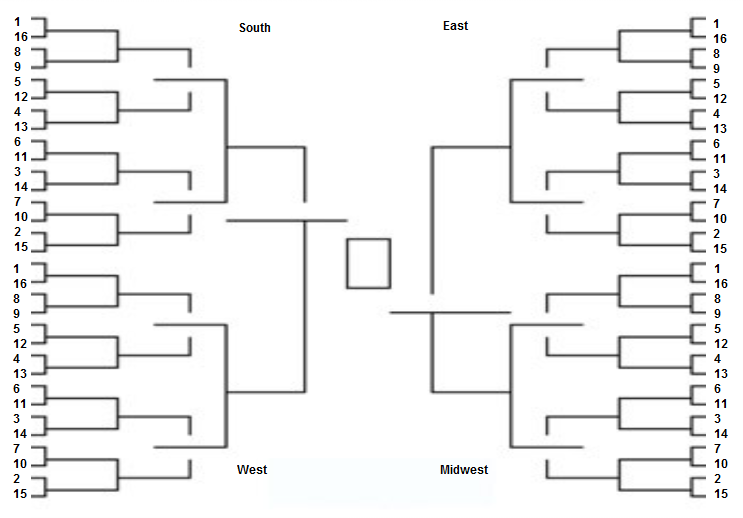
#> input picture samples/BracketMaker_Example/b41b41d87bd3836b664bf3fd405272e8.png, 743 x 518 px, given in place of the camera
$ python ir_vision.py
#> lines starting #> are read from the running program, lines starting #| are printed output that depends on the picture; after the words box and inside, x2 and y2 are one past the last pixel; in counts of white or black regions, pixels touching at a corner belong together
import cv2
import numpy as np

cap = cv2.VideoCapture(1)

while True:
    _, frame = cap.read()
#> frame is the input picture: shape (518, 743, 3); mean B, G, R 242.6, 242.6, 242.5
    hsv = cv2.cvtColor(frame, cv2.COLOR_BGR2HSV)
#> hsv: shape (518, 743, 3); mean H, S, V 3.6, 1.9, 243.2

    lower_white = np.array([0,0,250])
    upper_white = np.array([0,0,255])

    mask = cv2.inRange(hsv, lower_white, upper_white)
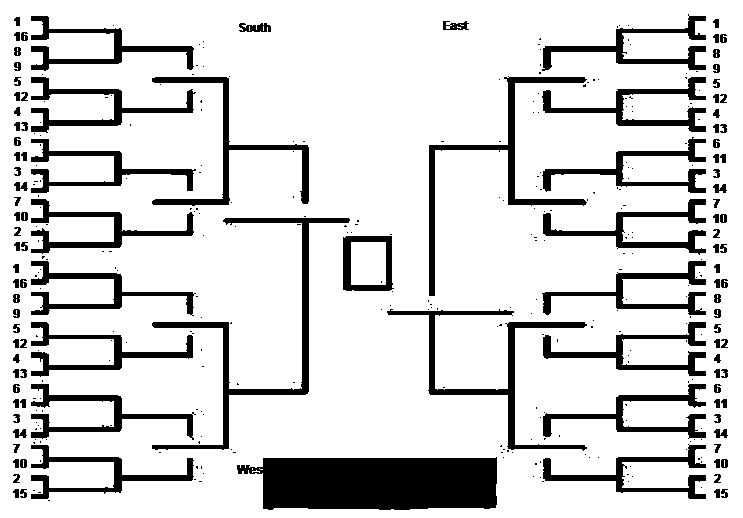
#> mask: shape (518, 743); 84% white; 356 black regions (244 under 20 px), largest, box (x1, y1, x2, y2) and area: (237, 457, 497, 510) 12019, (152, 218, 350, 450) 3751, (387, 309, 587, 451) 3038
    res = cv2.bitwise_and(frame, frame, mask = mask)

    kernel = np.ones((5,5), np.uint8)
    erosion = cv2.erode(mask, kernel, iterations = 1)
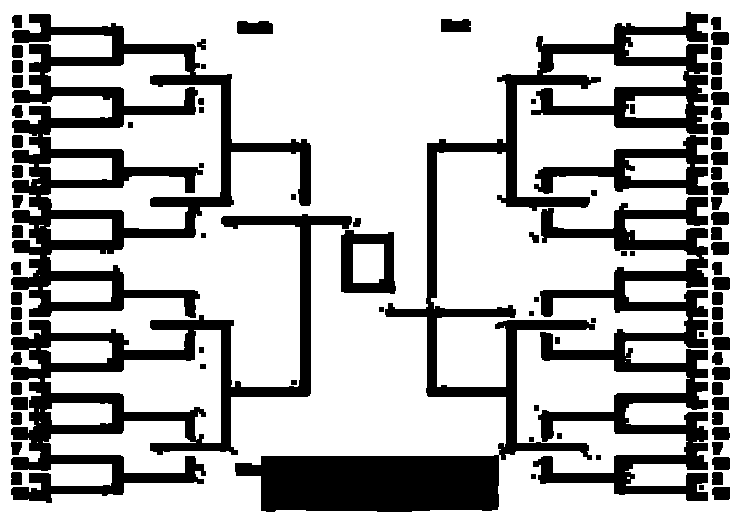
#> erosion: shape (518, 743); 72% white; 89 black regions, largest, box (x1, y1, x2, y2) and area: (235, 12, 708, 512) 31947, (11, 14, 311, 318) 23679, (11, 214, 352, 503) 18708
    dilation = cv2.dilate(mask, kernel, iterations = 1)
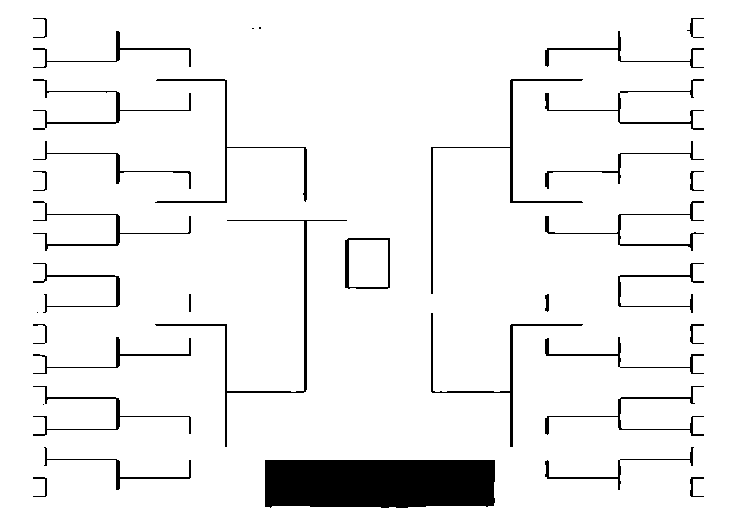
#> dilation: shape (518, 743); 94% white; 36 black regions (4 under 20 px), largest, box (x1, y1, x2, y2) and area: (265, 460, 495, 508) 10707, (155, 220, 347, 447) 1165, (431, 79, 583, 294) 1020

    cv2.imshow('frame', frame)
    #cv2.imshow('mask', mask)
    #cv2.imshow('erosion', erosion)
    #cv2.imshow('dilation', dilation)


    if cv2.waitKey(1) & 0xFF == ord('q'):
#> (key q is pressed here)
        break


    kernel = np.ones((30,60), np.float32)/1800
    smoothed = cv2.filter2D(res, -1, kernel)
    mask = cv2.inRange(hsv, lower_white, upper_white)
    smooth3 = cv2.bitwise_and(smoothed, smoothed, mask = mask)

    blur = cv2.GaussianBlur(res, (15,15), 0)
    median = cv2.medianBlur(res, 15)

    cv2.imshow('smoothed', smoothed)
    cv2.imshow('smooth3', smooth3)
    cv2.imshow('blur', median)

cap.release()
cv2.destroyAllWindows()
